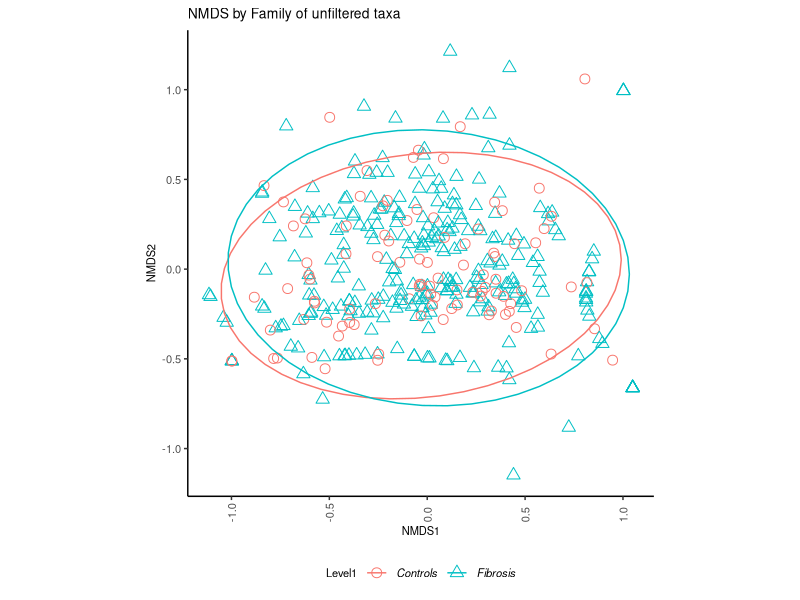
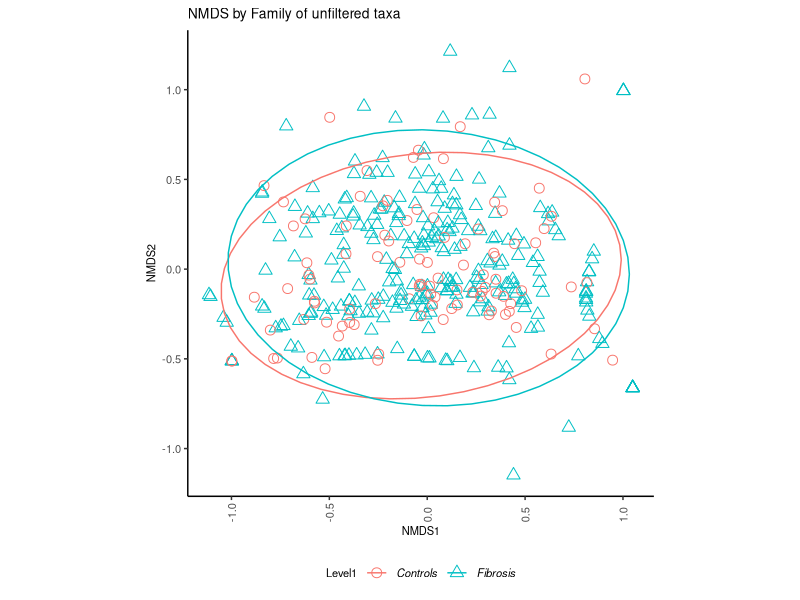

Generate these figures, in order, with R:
#### Housekeeping ####
setwd("~/GitHub/Imperial-Molyneaux/IPF-progressive/Level1-IPF/Phylum//")


#### Download libraries ####
#install.packages("dplyr")
library("dplyr")
#install.packages("tidyverse")
library("tidyverse")
#install.packages("ggplot2")
library("ggplot2")
#install.packages("reshape2")
library("reshape2")
#install.paclages("vegan")
library("vegan")
#install.packages("rstatix")
library("rstatix")

# Read in the saved csv file from previously
normalised_data <- as.data.frame(read_csv("Phylum-normalised.csv")) %>%
  filter(!Level1=="Negative"&!Level1=="Mock")
normalised_data <- subset(normalised_data, normalised_data$`sample-id` !="BRU.04039.BAL") #purely one ASV so this be GONE

# Analysis by only IPF patients
normalised_data <- normalised_data %>%
  filter(Diagnosis=="IPF" | Level1=="Controls") 

abundance_table <- normalised_data %>%
  select(5:ncol(normalised_data)) # Only select the reads
#18 classes
#7 Phyla. 
rowSums(abundance_table) #check if in percentages
abundance_table <- abundance_table/rowSums(abundance_table)*100

metadata <- normalised_data %>%
  select("sample-id":Diagnosis)
metadata$Diagnosis <- as.factor(metadata$Diagnosis)

adonis2(abundance_table ~ Level1,
        data = metadata, permutations = 999, 
        method = "bray")
# p = 0.75, it's good for unequal sample sizes.

nmds_calc = metaMDS(abundance_table, distance =  "bray", k = 2, 
                    plot = TRUE,
                    try = 100,
                    engine = "monoMDS")

# adding columns from data set to put it into context
data.scores = as.data.frame(scores(nmds_calc)$sites)

plot.data <- cbind(metadata, data.scores)

# Plot using ggplot2
ggplot(data = plot.data, aes(x = NMDS1, y = NMDS2)) + 
  geom_point(aes(colour = Level1, shape = Level1, fill = Level1),
             size = 3) + 
  #geom_text(aes(x = NMDS1, y = NMDS2, label = `sample-id`)) +
  stat_ellipse(aes(colour = Level1)) +
  #scale_fill_manual(values = c("white", "white", "white")) + 
  #scale_colour_manual(values = c("deepskyblue3", "hotpink3", "darkgreen")) + 
  scale_shape_manual(values = c(1:16)) +
  labs(title = "NMDS by Family of unfiltered taxa") +
  theme(#Set the title font size
    plot.title = element_text(size=10),
    #Set the legend title position
    legend.position = "bottom",
    #Set the legend title font size
    legend.title = element_text(size=8),
    #Define the size of the legend text and make it italic
    legend.text = element_text(size=8,
                               face = "italic"),
    #Remove the grey background from the legend
    legend.background = element_blank(),
    #Remove the box from the legend
    legend.key = element_blank(),
    #Remove the grey background
    panel.background = element_blank(),
    #Remove the plot border
    panel.border = element_blank(),
    #Remove the major plot grid lines
    panel.grid.major = element_blank(),
    #Remove the minor plot grid lines
    panel.grid.minor = element_blank(),
    #Change orientation of x axis labels
    axis.text.x = element_text(angle=90,
                               hjust=0,
                               vjust=0.5, # "justifying" text
                               size=8),
    axis.title.x = element_text(size=8),
    #Define the axis title text size
    axis.title = element_text(size=8),
    #Define the axis label text size
    axis.text.y = element_text(size=8),
    #Add back the x and y axis lines and define thickness (size), line type, and color
    axis.line = element_line(size = 0.5,
                             linetype = "solid",
                             colour = 
                               "black"),
    #Set the aspect ratio of the plot
    aspect.ratio = 1)

ggsave("NMDS by Family- unfiltered.pdf", width = 200, height = 200, units = c("mm"), dpi = 400)
